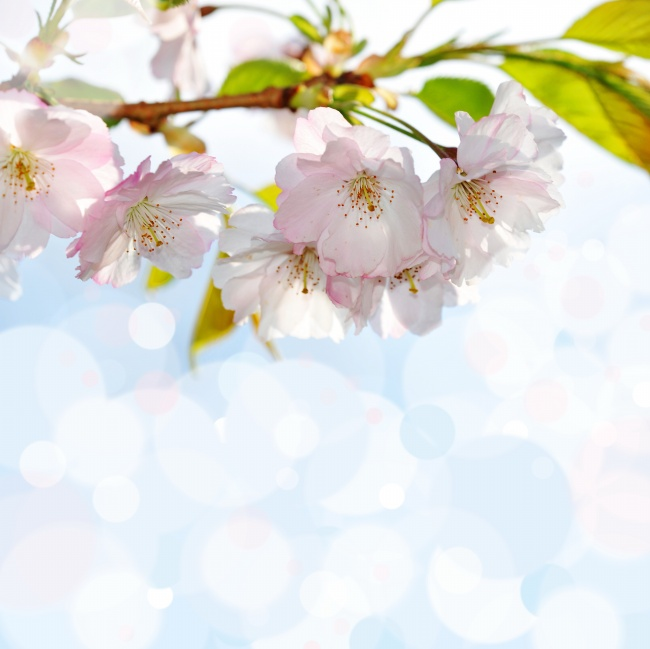
//> input picture OpenCV學習/pic/3333.jpg, 650 x 649 px
$ ./prewitt ../pic/3333.jpg   (built with g++ and OpenCV 4)
//> lines starting //> are read from the running program, lines starting //| are printed output that depends on the picture; after the words box and inside, x2 and y2 are one past the last pixel; in counts of white or black regions, pixels touching at a corner belong together
#include <iostream>
#include <opencv2/opencv.hpp>
#include <opencv2/core/core.hpp>
#include <opencv2/highgui/highgui.hpp>
#include <opencv2/imgproc/imgproc.hpp>

using namespace std;
using namespace cv;

void conv2D(InputArray src, InputArray kernel, OutputArray dst,
int depth, Point anchor = Point(-1, -1), int borderType = BORDER_DEFAULT)
{
    Mat kernelFlip;
    flip(kernel, kernelFlip, -1);
    filter2D(src, dst, depth, kernelFlip, anchor, 0.0, borderType);
}

void seqConv2D_Y_X(InputArray src, OutputArray src_kerY_kerX,
int depth, InputArray kernelY, InputArray kernelX, Point anchor = Point(-1, -1), int borderType = BORDER_DEFAULT)
{
    Mat src_kerY;
    conv2D(src, kernelY, src_kerY, depth, anchor, borderType);
    conv2D(src_kerY, kernelX, src_kerY_kerX, depth, anchor, borderType);
}

void seqConv2D_X_Y(InputArray src, OutputArray src_kerX_kerY,
int depth, InputArray kernelX, InputArray kernelY, Point anchor = Point(-1, -1), int borderType = BORDER_DEFAULT)
{
    Mat src_kerX;
    conv2D(src, kernelX, src_kerX, depth, anchor, borderType);
    conv2D(src_kerX, kernelY, src_kerX_kerY, depth, anchor, borderType);
}

void prewitt(InputArray src, OutputArray dst, int depth,
int x, int y = 0, int borderType = BORDER_DEFAULT)
{
    CV_Assert( !(x == 0 && y == 0) );
    if(x != 0 && y == 0){
        Mat prewitt_x_y = (Mat_<float>(3, 1) << 1, 1, 1);
        Mat prewitt_x_x = (Mat_<float>(1, 3) << 1, 0, -1);
        seqConv2D_Y_X(src, dst, depth, prewitt_x_y, prewitt_x_x, Point(-1, -1), borderType);
    }
    if(y != 0 && x == 0){
        Mat prewitt_y_x = (Mat_<float>(1, 3) << 1, 1, 1);
        Mat prewitt_y_y = (Mat_<float>(3, 1) << 1, 0, -1);
        seqConv2D_X_Y(src, dst, depth, prewitt_y_x, prewitt_y_y, Point(-1, -1), borderType);
    }
}

int main(int argc, const char * argv[])
{
    Mat img = imread(argv[1], CV_LOAD_IMAGE_GRAYSCALE);
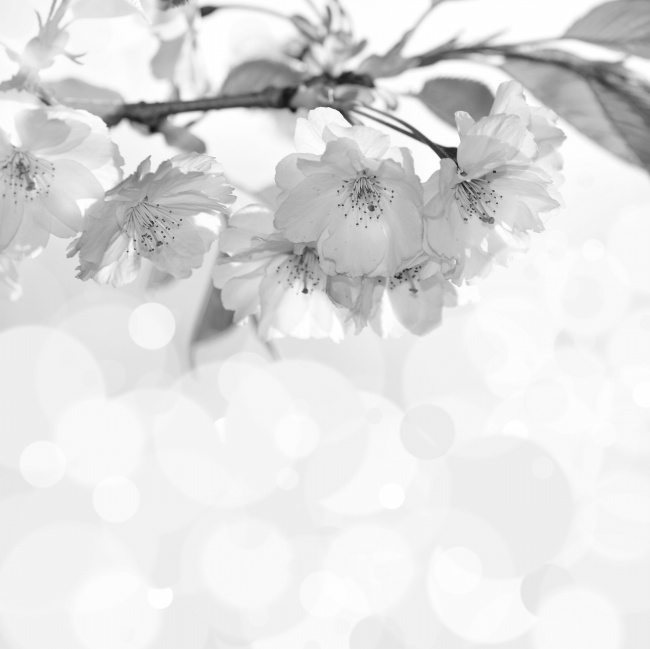
//> img: 649 rows x 650 cols, CV_8UC1; min 21, max 255, mean 223.8
    if(img.empty()){
        perror("image read");
        exit(-1);
    }
    Mat img_prewitt_x;
    prewitt(img, img_prewitt_x, CV_32FC1, 1, 0);
//> call 2 of conv2D, with depth = 5, anchor = Point(-1, -1), borderType = 4
//> in conv2D (call 2), `filter2D(src, dst, depth, kernelFlip, anchor, 0.0, borderType);`:
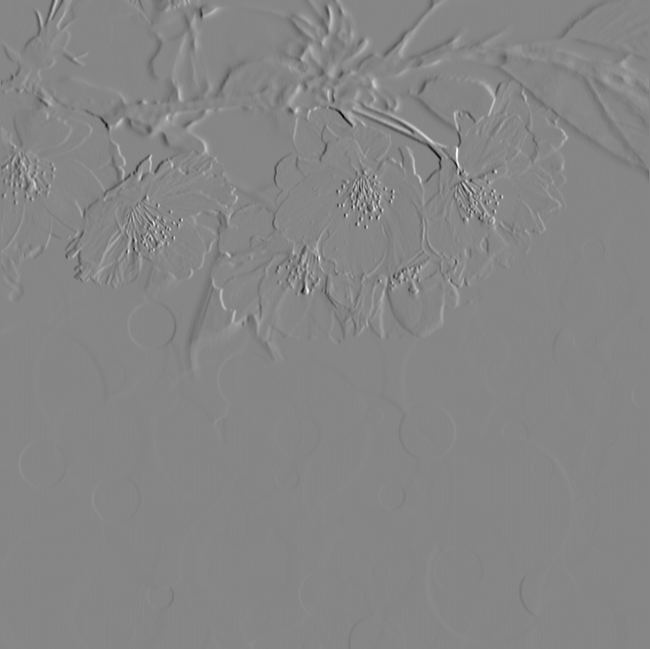
//> dst: 649 rows x 650 cols, CV_32FC1; min -451, max 406, mean -0.1; drawn with min black and max white

    Mat img_prewitt_y;
    prewitt(img, img_prewitt_y, CV_32FC1, 0, 1);
//> call 4 of conv2D, with depth = 5, anchor = Point(-1, -1), borderType = 4
//> in conv2D (call 4), `filter2D(src, dst, depth, kernelFlip, anchor, 0.0, borderType);`:
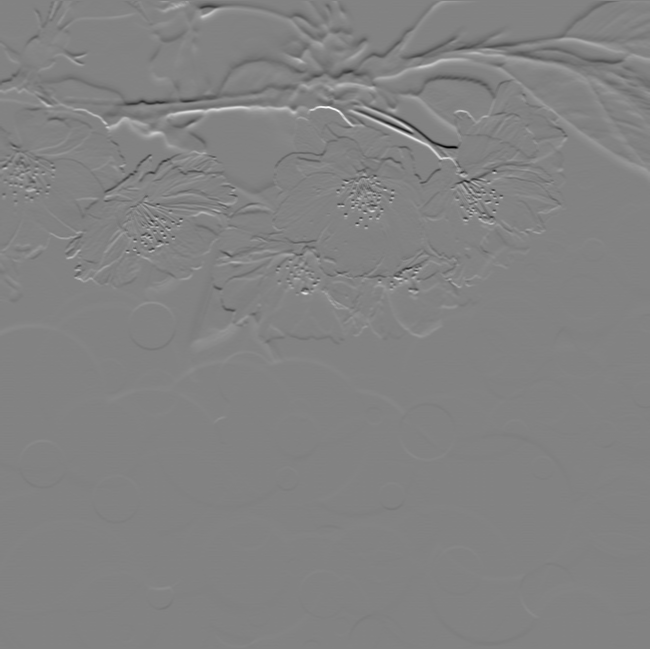
//> dst: 649 rows x 650 cols, CV_32FC1; min -521, max 496, mean 0.1; drawn with min black and max white

    Mat abs_img_prewitt_x, abs_img_prewitt_y;
    convertScaleAbs(img_prewitt_x, abs_img_prewitt_x, 1, 0);
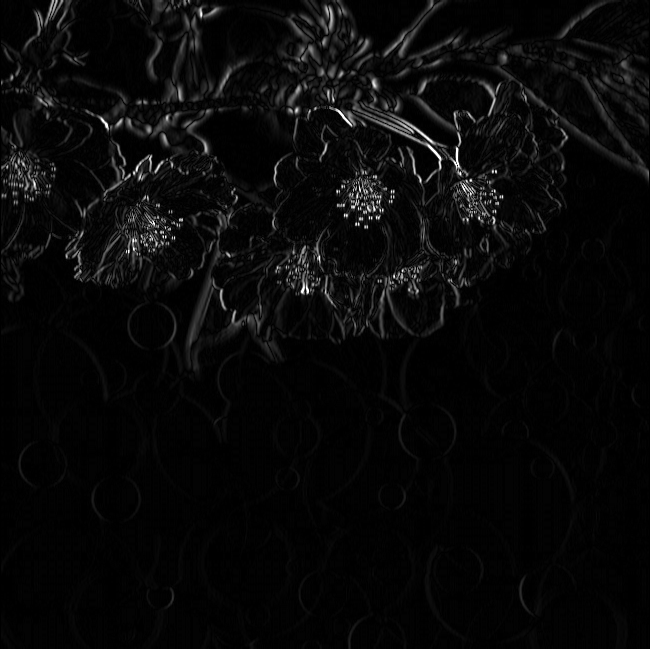
//> abs_img_prewitt_x: 649 rows x 650 cols, CV_8UC1; min 0, max 255, mean 9
    convertScaleAbs(img_prewitt_y, abs_img_prewitt_y, 1, 0);
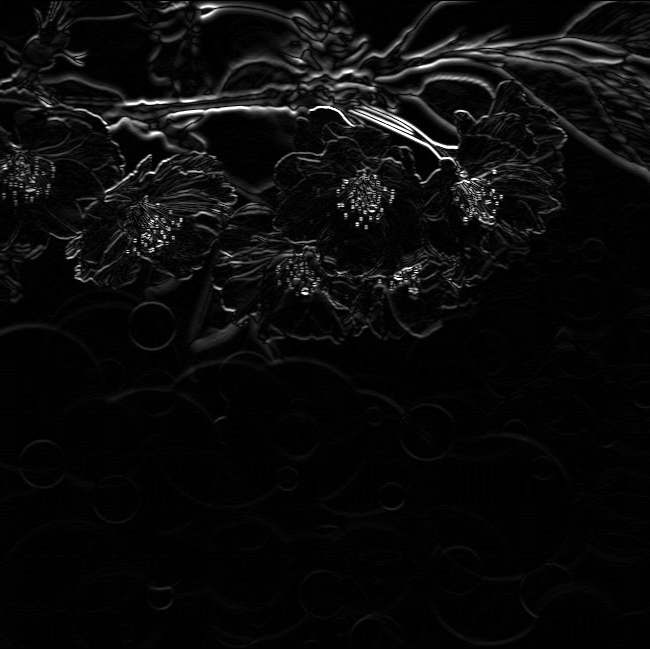
//> abs_img_prewitt_y: 649 rows x 650 cols, CV_8UC1; min 0, max 255, mean 11

    imshow("horzion", abs_img_prewitt_x);
    imshow("slip", abs_img_prewitt_y);

    Mat img_prewitt_x2, img_prewitt_y2;
    pow(img_prewitt_x, 2.0, img_prewitt_x2);
    pow(img_prewitt_y, 2.0, img_prewitt_y2);

    Mat edge;

    sqrt(img_prewitt_x2 + img_prewitt_y2, edge);

    imshow("edge", edge);
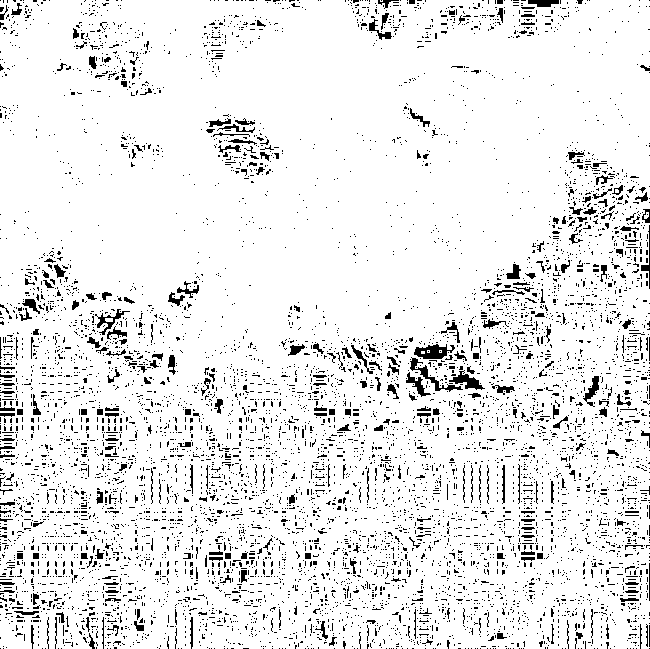
//> window 'edge': 649 rows x 650 cols, CV_8UC1; 91.6% white; black in thin lines or dots

    waitKey(0);

    return 0;
}

$ run again, on OpenCV學習/pic/6666.jpg
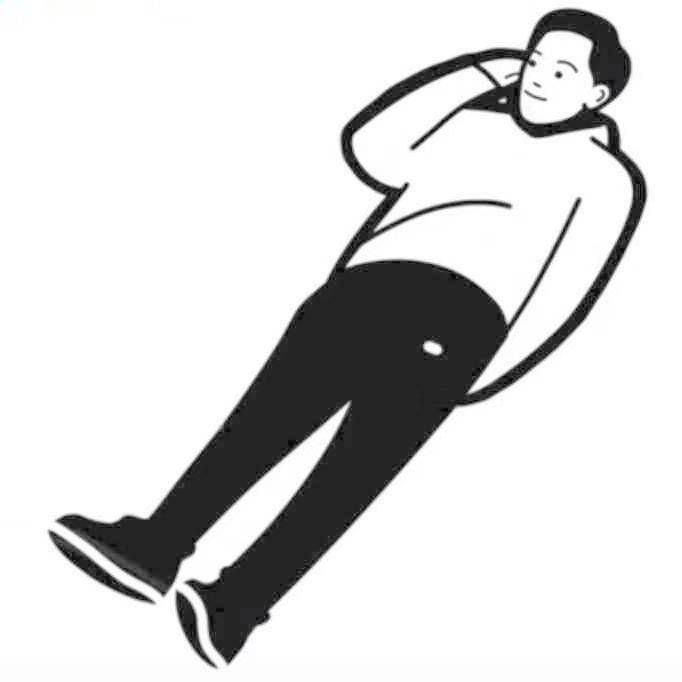
//> input picture OpenCV學習/pic/6666.jpg, 682 x 682 px
//> in conv2D (call 4), `filter2D(src, dst, depth, kernelFlip, anchor, 0.0, borderType);`:
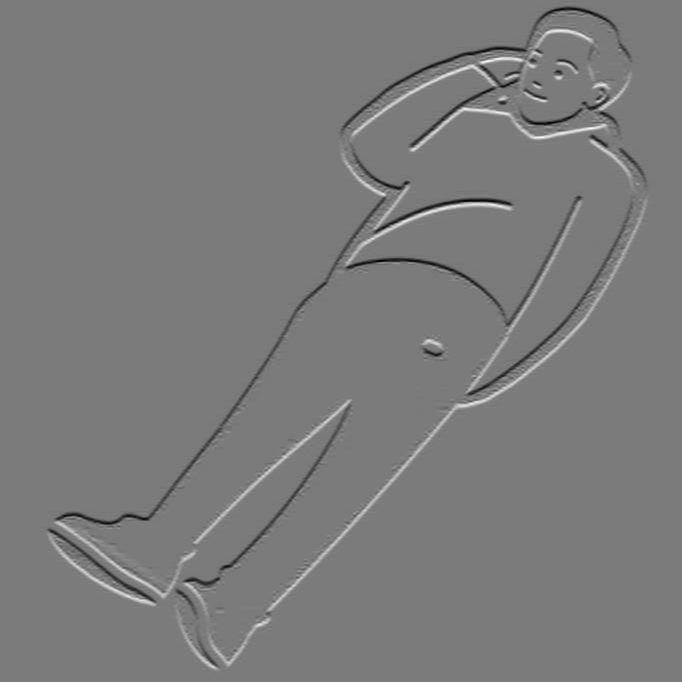
//> dst: 682 rows x 682 cols, CV_32FC1; min -483, max 517, mean 0; drawn with min black and max white
//> `imshow("edge", edge);`:
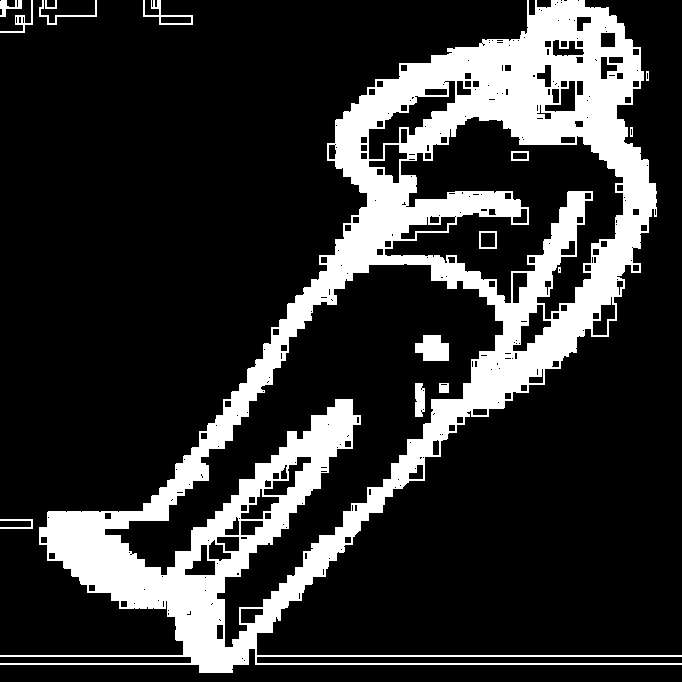
//> window 'edge': 682 rows x 682 cols, CV_8UC1; 19.8% white; 15 white regions (1 under 20 px), largest, box (x1, y1, x2, y2) and area: (0, 0, 682, 673) 89607, (415, 335, 449, 361) 692, (415, 383, 425, 417) 306

$ run again, on OpenCV學習/pic/1111.png
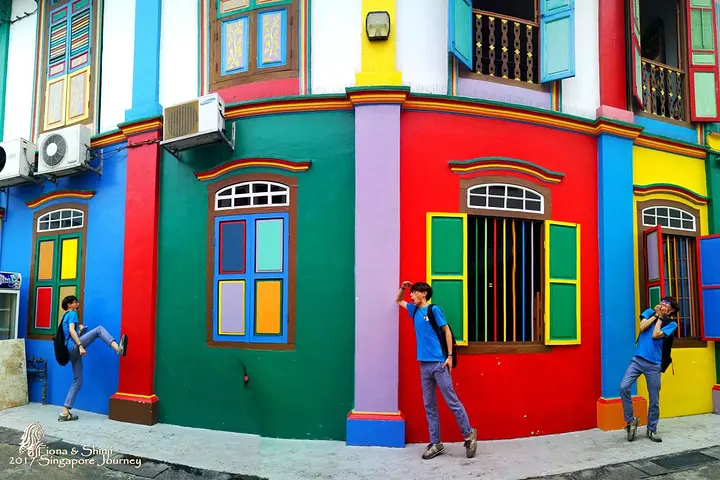
//> input picture OpenCV學習/pic/1111.png, 720 x 480 px
//> `convertScaleAbs(img_prewitt_y, abs_img_prewitt_y, 1, 0);`:
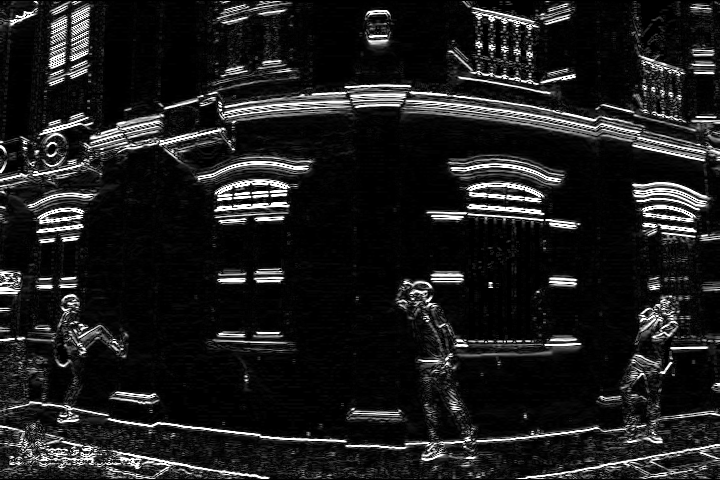
//> abs_img_prewitt_y: 480 rows x 720 cols, CV_8UC1; min 0, max 255, mean 29.5
//> `imshow("edge", edge);`:
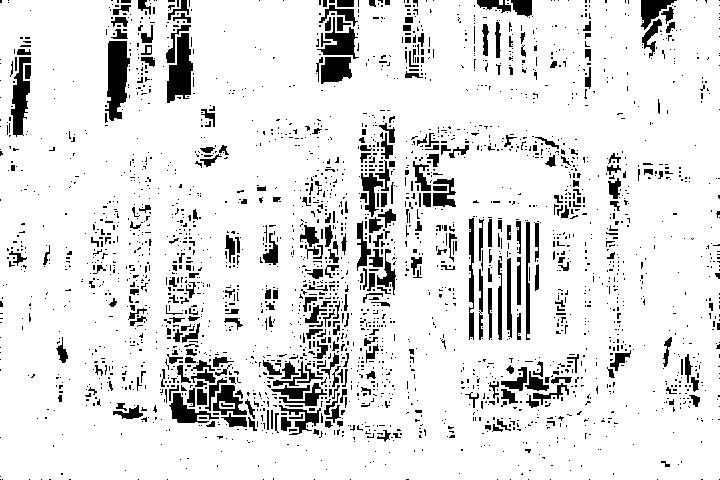
//> window 'edge': 480 rows x 720 cols, CV_8UC1; 88.5% white; 2702 black regions (2358 under 20 px), largest, box (x1, y1, x2, y2) and area: (105, 41, 130, 121) 1358, (167, 33, 193, 103) 1157, (11, 57, 31, 137) 871
